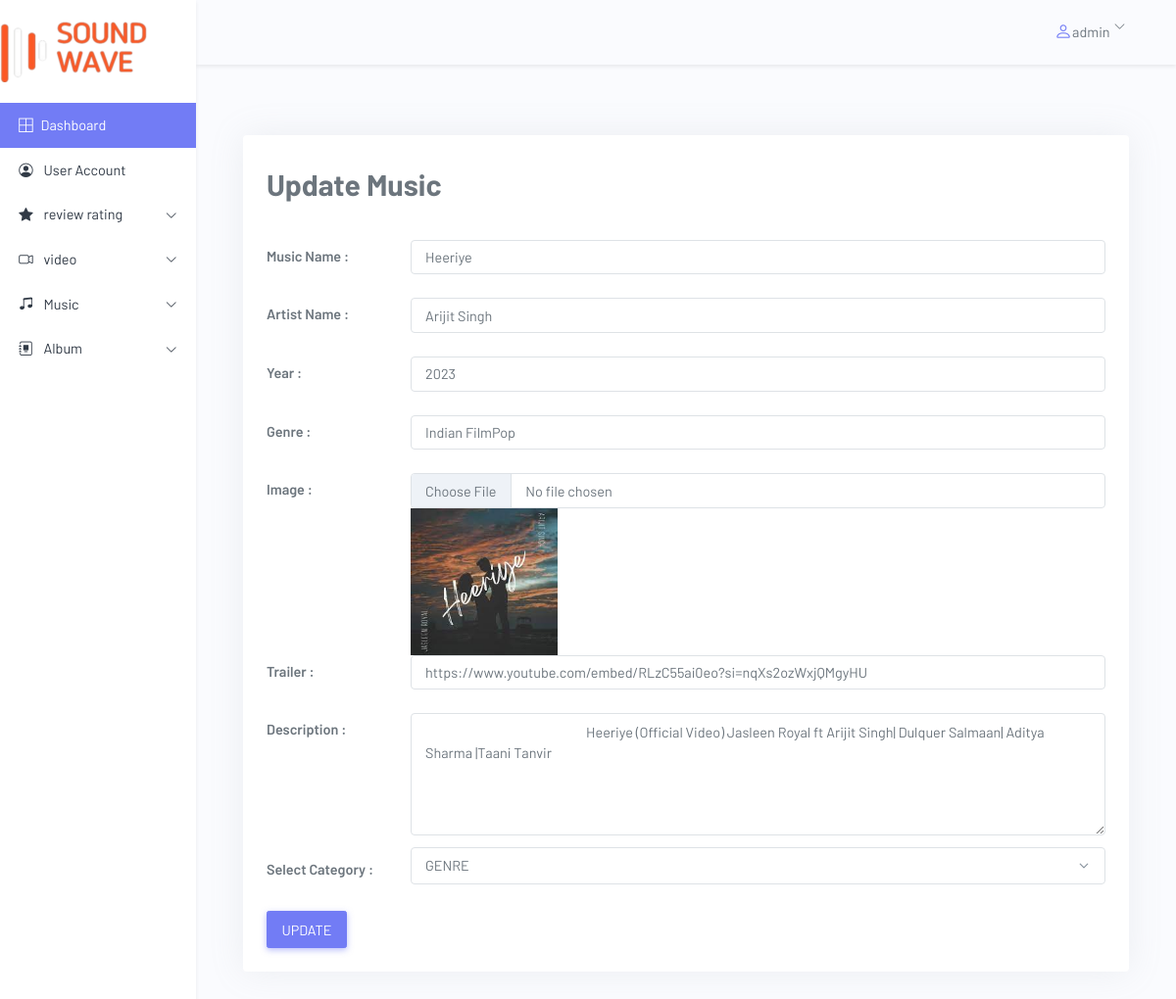
Page /admin/Update_music.php?id=1 (signed in) on the committed database.
### tables this page shows
CREATE TABLE `music` (
  `music_id` int(11) NOT NULL AUTO_INCREMENT,
  `name` varchar(255) DEFAULT NULL,
  `artist` varchar(255) DEFAULT NULL,
  `year` int(11) DEFAULT NULL,
  `genre` varchar(255) DEFAULT NULL,
  `description` varchar(255) DEFAULT NULL,
  `filepath` varchar(255) DEFAULT NULL,
  `trailer` varchar(255) DEFAULT NULL,
  `ctg_id` int(11) DEFAULT NULL,
  PRIMARY KEY (`music_id`),
  KEY `ctg_id` (`ctg_id`),
  CONSTRAINT `music_ibfk_1` FOREIGN KEY (`ctg_id`) REFERENCES `category` (`category_id`)
);

### admin/Update_music.php (the view, shortened to what this page needs)
<!DOCTYPE html>
<html lang="en">
<head>
    <link rel="stylesheet" href="https://cdn.jsdelivr.net/npm/bootstrap@4.6.0/dist/css/bootstrap.min.css">
    <link rel="stylesheet" href="https://cdn.jsdelivr.net/npm/bootstrap-icons@1.4.1/font/bootstrap-icons.css">
    <link href="assets/css/icons.min.css" rel="stylesheet" type="text/css" />
    <link href="assets/css/app.min.css" rel="stylesheet" type="text/css" id="app-style" />
</head>
<body>
   <div class="col-md-3 col-lg-2 px-0 position-fixed h-100 bg-white shadow-sm sidebar" id="sidebar">
  <br>
  <img src="../frontend/dummy/nav_logo.png" alt="" >
  <br><br>
  <div class="list-group rounded-0">
    <a href="index.php" class="list-group-item list-group-item-action active border-0 d-flex align-items-center">
      <span class="bi bi-border-all"></span>
      <span class="ml-2">Dashboard</span>
    </a>
    <a href="User_Account.php" class="list-group-item list-group-item-action border-0 align-items-center">
      <span class="bi bi-person-circle"></span>
      <span class="ml-2">User Account</span>
    </a>
    <button class="list-group-item list-group-item-action border-0 d-flex justify-content-between align-items-center" data-toggle="collapse" data-target="#sale-collapse">
      <div>
        <span class="bi bi-star-fill"></span>
        <span class="ml-2">review rating</span>
      </div>
      <span class="bi bi-chevron-down small"></span>
    </button>
    <button class="list-group-item list-group-item-action border-0 d-flex justify-content-between align-items-center" data-toggle="collapse" data-target="#sale-collap">
      <div>
        <span class="bi bi-camera-video"></span>
        <span class="ml-2">video</span>
      </div>
      <span class="bi bi-chevron-down small"></span>
    </button>
    <button class="list-group-item list-group-item-action border-0 d-flex justify-content-between align-items-center" data-toggle="collapse" data-target="#purchase-collapse">
      <div>
        <span class="bi bi-music-note-beamed"></span>
        <span class="ml-2">Music</span>
      </div>
      <span class="bi bi-chevron-down small"></span>
    </button>
    <button class="list-group-item list-group-item-action border-0 d-flex justify-content-between align-items-center" data-toggle="collapse" data-target="#purchase-collapses">
      <div>
        <span class="bi bi-journal-album"></span>
        <span class="ml-2">Album</span>
      </div>
      <span class="bi bi-chevron-down small"></span>
    </button>
  </div>
</div>
    <div class="col-md-9 col-lg-10 ml-md-auto px-0 ms-md-auto">
        <nav class="w-100 d-flex px-4 py-2 mb-4 shadow-sm">
            <div class="dropdown ml-auto">
                <button class="btn py-0 d-flex align-items-center" id="logout-dropdown" data-toggle="dropdown" aria-expanded="false">
                    <span class="bi bi-person text-primary h4"></span>
                    <span>admin</span>
                    <span class="bi bi-chevron-down ml-1 mb-2 small"></span>
                </button>
            </div>
        </nav>
        <main class="p-4 min-vh-100">
            <div class="container-fluid">
                <?php
                include('include/config.php');
                $music_id = $_GET['id'];
                $sql = "SELECT *,category.category_name,category.category_id FROM music
                JOIN category ON music.ctg_id = category.category_id
                                WHERE music.music_id = {$music_id}";
                $result = mysqli_query($db, $sql) or die("Query Failed");
                if (mysqli_num_rows($result) > 0) {
                    while ($row = mysqli_fetch_assoc($result)) {
                ?>
                        <div class="row">
                            <div class="col-lg-12">
                                <div class="card">
                                    <div class="card-body">
                                        <h2>Update Music</h2>
                                        <div class="tab-content mt-3">
                                            <div class="tab-pane show active" id="basic-form-preview">
                                                <form action="Save_Update_music.php" method="POST" enctype="multipart/form-data">
                                                    <div class="row">
                                                        <div class="mt-1 mb-3 col-2">
                                                            <label for="exampleInputEmail1" class="form-label">Music Name : </label>
                                                        </div>
                                                        <div class=" col-10">
                                                            <input type="text" name="music_name" value="<?php echo $row['name'] ?>" class="form-control" id="exampleInputEmail1" aria-describedby="emailHelp" placeholder="" required>
                                                        </div>
                                                        <div class="mt-1 mb-3 col-2">
                                                            <label for="exampleInputEmail1" class="form-label">Artist Name : </label>
                                                        </div>
                                                        <div class=" col-10">
                                                            <input type="text" name="artist_name" value="<?php echo $row['artist'] ?>" class="form-control" id="exampleInputEmail1" aria-describedby="emailHelp" placeholder="" required>
                                                        </div>
                                                        <div class="mt-1 mb-3 col-2">
                                                            <label for="exampleInputEmail1" class="form-label">Year : </label>
                                                        </div>
                                                        <div class=" col-10">
                                                            <input type="text" name="year_name" value="<?php echo $row['year'] ?>" class="form-control" id="exampleInputEmail1" aria-describedby="emailHelp" placeholder="" required>
                                                        </div>
                                                        <div class="mt-1 mb-3 col-2">
                                                            <label for="exampleInputEmail1" class="form-label">Genre : </label>
                                                        </div>
                                                        <div class=" col-10">
                                                            <input type="text" name="genre_name" value="<?php echo $row['genre'] ?>" class="form-control" id="exampleInputEmail1" aria-describedby="emailHelp" placeholder="" required>
                                                        </div>
                                                        <div class="mt-1 mb-3 col-2">
                                                            <label for="exampleInputEmail1" class="form-label">Image : </label>
                                                        </div>
                                                        <div class=" col-10">
                                                            <input type="file" name="new_music_img" class="form-control" id="exampleInputEmail1" aria-describedby="emailHelp" placeholder="" >
                                                            <img src="upload/<?php echo $row['filepath'] ?>" height="150px">
                                                        </div>
                                                        <div class="mt-1 mb-3 col-2">
                                                            <label for="exampleInputEmail1" class="form-label">Trailer : </label>
                                                        </div>
                                                        <div class=" col-10">
                                                            <input type="text" name="music_trailer" value="<?php echo $row['trailer'] ?>" class="form-control" id="exampleInputEmail1" aria-describedby="emailHelp" placeholder="" required>
                                                        </div>
                                                        <div class="mt-1 mb-3 col-2">
                                                            <label for="exampleInputEmail1" class="form-label">Description : </label>
                                                        </div>
                                                        <div class="col-10">
                                                            <textarea name="music_desc" class="form-control"  rows="5" required>
                                                        <?php echo $row['description'] ?>
                                                    </textarea>
                                                        </div>
                                                        <div class="mt-3 mb-3 col-2">
                                                            <label for="exampleInputEmail1" class="form-label">Select Category : </label>
                                                        </div>
                                                        <div class="mt-2 col-10">
                                                            <select name="music_Category" class="form-select" id="example-select" required>
                                                                <?php
                                                                  include('include/config.php');
                                                                $sql1 = "SELECT * FROM category";
                                                                $result1 = mysqli_query($db, $sql1) or die("Query Failed");
                                                                if (mysqli_num_rows($result1) > 0) {
                                                                    while ($row1 = mysqli_fetch_assoc($result1)) {
                                                                        if ($row['category_id'] == $row1['category_id']) {
                                                                            $selected = 'selected';
                                                                        } else {
                                                                            $selected = '';
                                                                        }
                                                                        echo "<option {$selected} value='{$row1['category_id']}'>{$row1['category_name']}</option>";
                                                                    }
                                                                }
                                                                ?>
                                                            </select>
                                                        </div>
                                                    </div>
                                                    <button type="submit" name="update_add" class="btn btn-primary">UPDATE</button>
                                                </form>
                                            </div>
                                        </div>
                                    </div>
                                </div>
                            </div>
                        </div>
                <?php }
                } else {
                    echo "Result Not Found.";
                }
                ?>
            </div>
        </main>
    </div>
</body>
</html>

### admin/Update_music.php (style rules this page uses)
body { font-family: 'Barlow', sans-serif; }
.sidebar { top: 0; left: 0; z-index: 100; overflow-y: auto; }

### rows in the picture
music: music_name "Heeriye", artist_name "Arijit Singh", year_name "2023", genre_name "Indian FilmPop", filepath (picture), music_trailer "https://www.youtube.com/embed/RLzC55ai0eo?si=nqXs2ozWxjQMgyHU", music_desc "Heeriye (Official Video) Jasleen Royal ft Arijit Singh| Dulquer Salmaan| Aditya Sharma |Taani Tanvir"

### other values in the picture
form field music_Category "GENRE"
